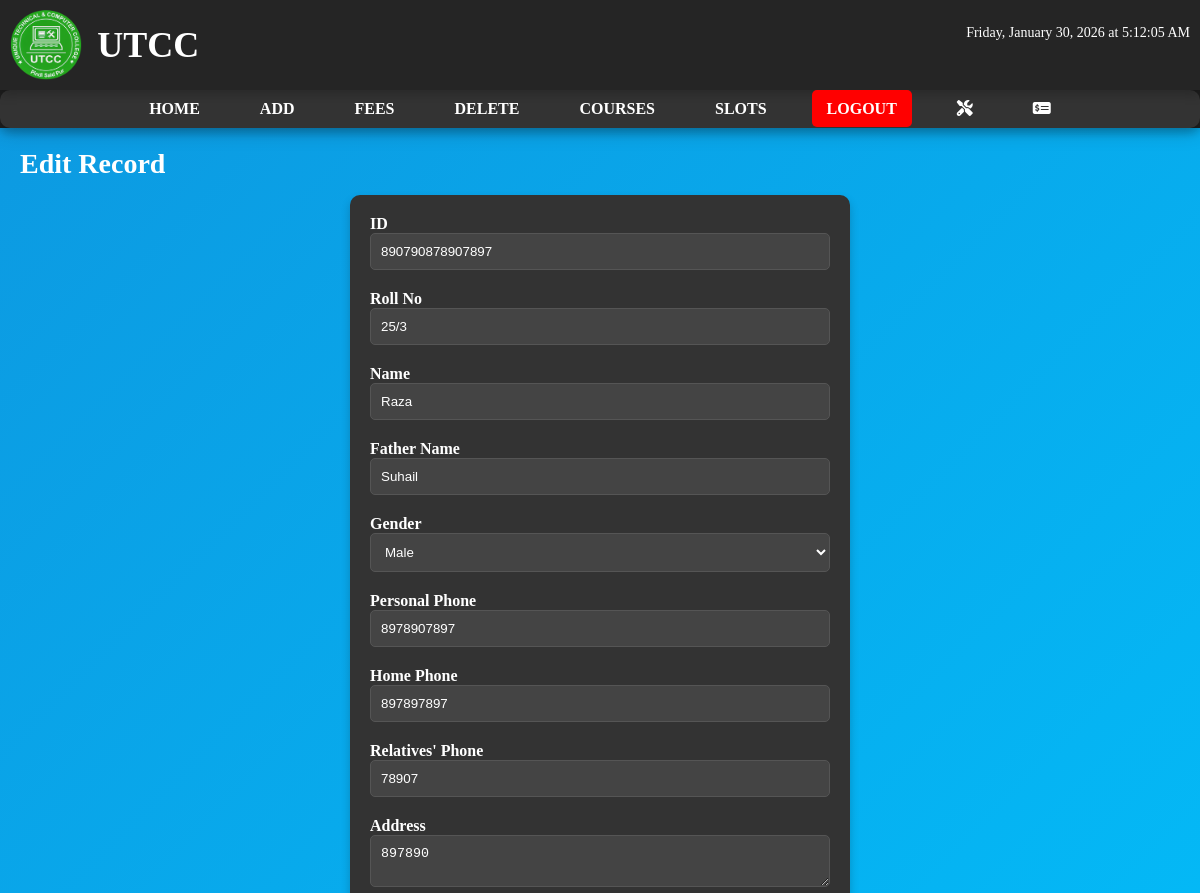
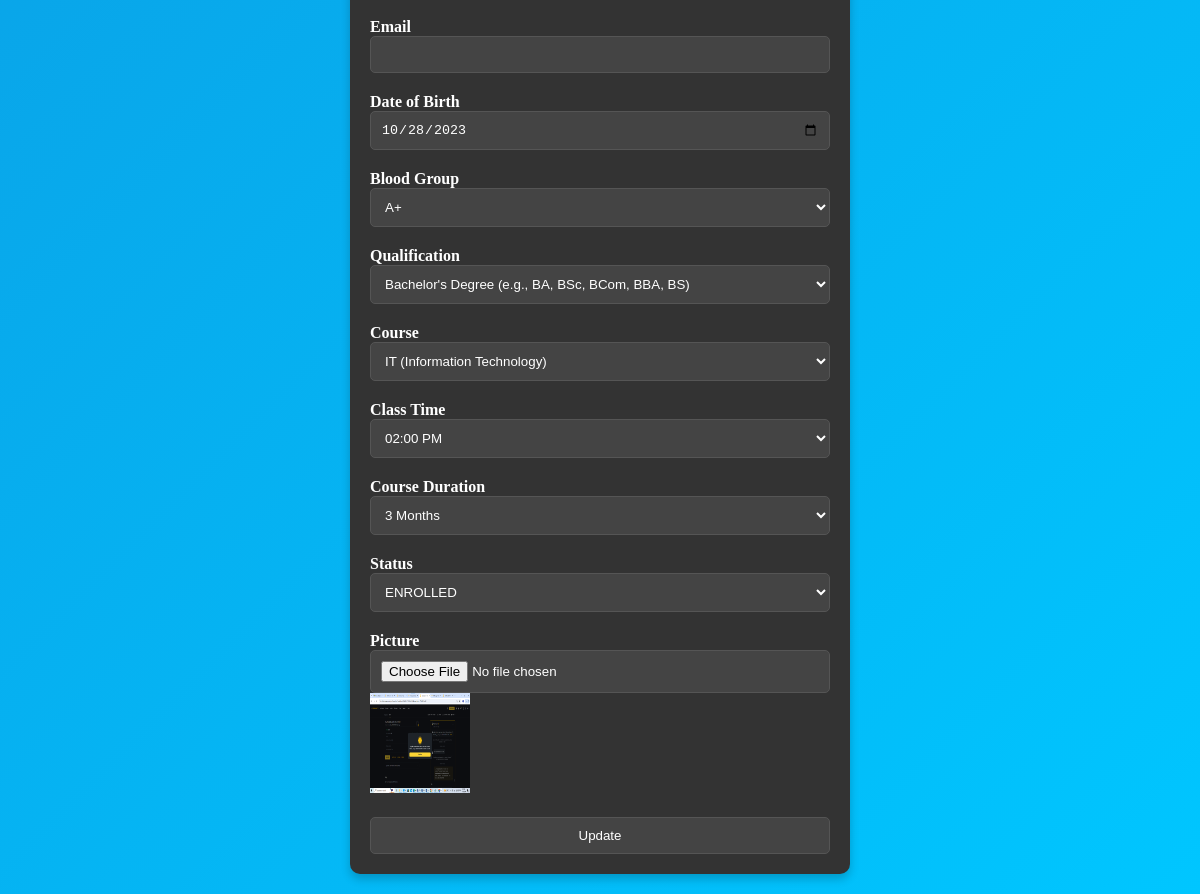
The page /edit.php?id=25/3 (signed in) on the database as committed earlier (2 pictures, top to bottom).
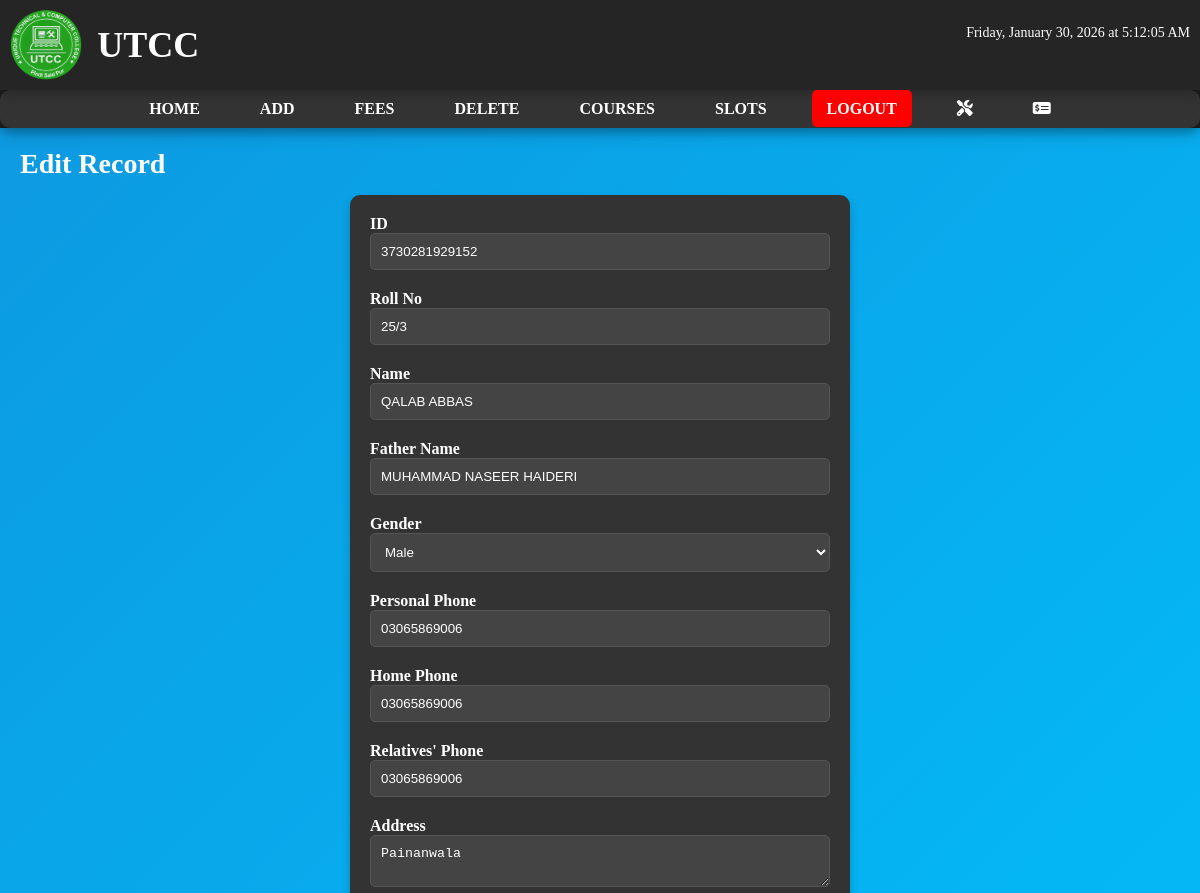
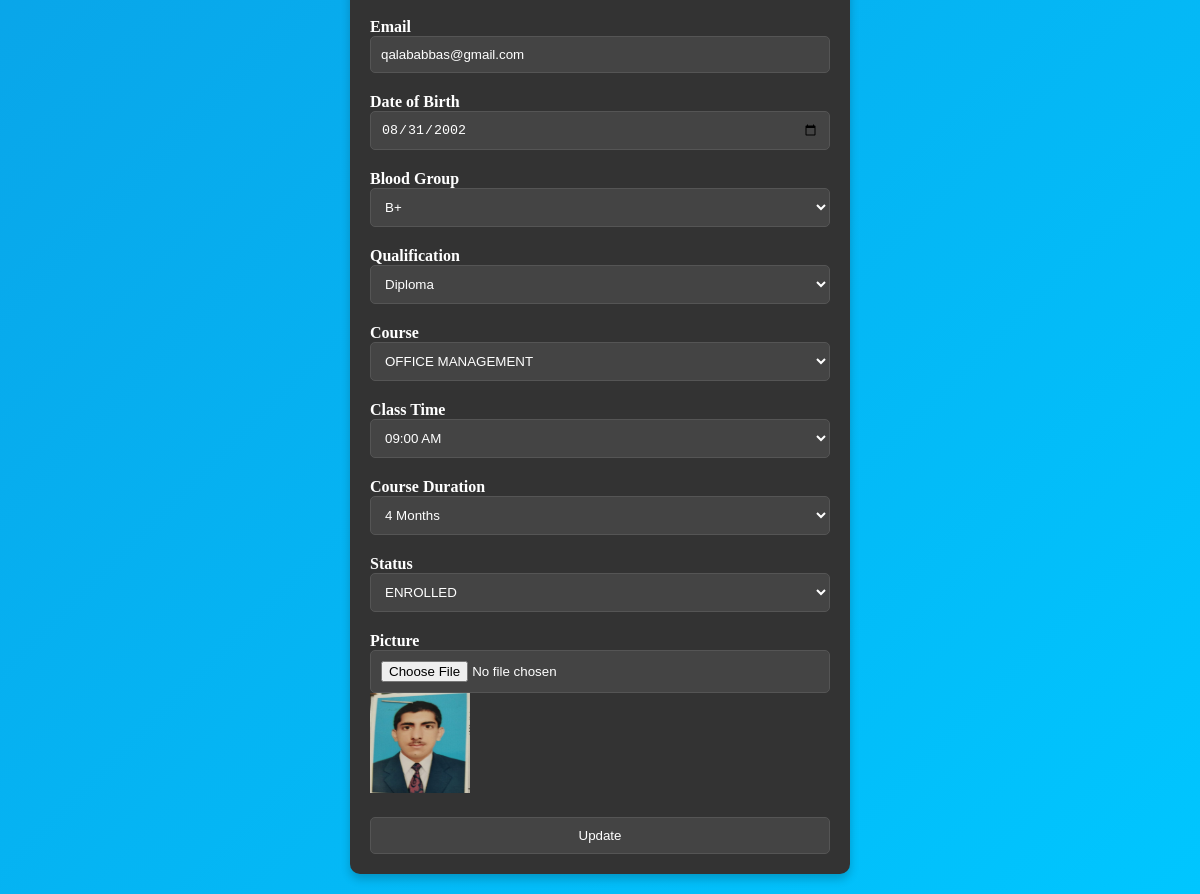
The same page on the database as committed later (2 pictures, top to bottom).
### tables this page shows
CREATE TABLE `student_info` (
  `roll_no` varchar(10) NOT NULL,
  `name` varchar(100) NOT NULL,
  `father_name` varchar(100) NOT NULL,
  `id` varchar(20) DEFAULT NULL,
  `gender` enum('Male','Female','Other') DEFAULT NULL,
  `phone_personal` varchar(15) DEFAULT NULL,
  `phone_home` varchar(15) DEFAULT NULL,
  `phone_relatives` varchar(15) DEFAULT NULL,
  `address` text DEFAULT NULL,
  `email` varchar(100) DEFAULT NULL,
  `date_of_birth` date DEFAULT NULL,
  `pic` varchar(400) DEFAULT NULL,
  `fingerprint` blob DEFAULT NULL,
  `submitted_fees` decimal(10,2) DEFAULT NULL,
  `discounted_fees` decimal(10,2) DEFAULT NULL,
  `admission_date` timestamp NOT NULL DEFAULT current_timestamp(),
  `blood_group_id` int(11) DEFAULT NULL,
  `qualification_id` int(11) DEFAULT NULL,
  `course_id` int(11) DEFAULT NULL,
  `class_time_id` int(11) DEFAULT NULL,
  `course_duration_id` int(11) DEFAULT NULL,
  `status_id` int(11) NOT NULL,
  `RemainingFees` decimal(10,2) DEFAULT 0.00,
  PRIMARY KEY (`roll_no`),
  UNIQUE KEY `id` (`id`),
  KEY `fk_blood_group` (`blood_group_id`),
  KEY `fk_qualification` (`qualification_id`),
  KEY `fk_course` (`course_id`),
  KEY `fk_class_time` (`class_time_id`),
  KEY `fk_course_duration` (`course_duration_id`),
  KEY `fk_status` (`status_id`),
  CONSTRAINT `fk_blood_group` FOREIGN KEY (`blood_group_id`) REFERENCES `blood_groups` (`id`),
  CONSTRAINT `fk_class_time` FOREIGN KEY (`class_time_id`) REFERENCES `class_times` (`id`),
  CONSTRAINT `fk_course` FOREIGN KEY (`course_id`) REFERENCES `courses` (`id`),
  CONSTRAINT `fk_course_duration` FOREIGN KEY (`course_duration_id`) REFERENCES `course_durations` (`id`),
  CONSTRAINT `fk_qualification` FOREIGN KEY (`qualification_id`) REFERENCES `qualifications` (`id`),
  CONSTRAINT `fk_status` FOREIGN KEY (`status_id`) REFERENCES `status` (`status_id`)
);

### edit.php (the view, shortened to what the changed rows need)
<?php
include 'header.php';
?>
<div id="main-content">
    <h2>Edit Record</h2>
    <?php
        include 'db_connection.php';
    $stu_roll_no = $_GET['id'];
        $sql = "SELECT student_info.*, courses.name AS CourseName, class_times.time_slot AS ClassTime,
                       blood_groups.type AS BloodGroup, qualifications.name AS Qualification,
                       course_durations.duration_length AS CourseDuration, status.status_name AS Status
                FROM student_info
                LEFT JOIN courses ON student_info.course_id = courses.id
                LEFT JOIN class_times ON student_info.class_time_id = class_times.id
                LEFT JOIN blood_groups ON student_info.blood_group_id = blood_groups.id
                LEFT JOIN qualifications ON student_info.qualification_id = qualifications.id
                LEFT JOIN course_durations ON student_info.course_duration_id = course_durations.id
                LEFT JOIN status ON student_info.status_id = status.status_id
                WHERE roll_no = '$stu_roll_no'";
        $result = mysqli_query($conn, $sql) or die("Query Unsuccessful.");
        if (mysqli_num_rows($result) > 0) {
            while ($row = mysqli_fetch_assoc($result)) {
                ?>
                <form class="post-form" action="updatedata.php" method="post" enctype="multipart/form-data">
                    <div class="form-group">
                        <label for="id">ID</label>
                        <input type="text" name="id" value="<?php echo $row['id']; ?>" readonly/>
                    </div>
                    <div class="form-group">
                        <label for="roll_no">Roll No</label>
                        <input type="text" name="roll_no" value="<?php echo $row['roll_no']; ?>" readonly/>
                    </div>
                    <div class="form-group">
                        <label for="name">Name</label>
                        <input type="text" name="name" value="<?php echo $row['name']; ?>" />
                    </div>
                    <div class="form-group">
                        <label for="father_name">Father Name</label>
                        <input type="text" name="father_name" value="<?php echo $row['father_name']; ?>" />
                    </div>
                    <div class="form-group">
                        <label for="gender">Gender</label>
                        <select name="gender">
                            <option value="Male" <?php echo ($row['gender'] == 'Male') ? "selected" : ""; ?>>Male</option>
                        </select>
                    </div>
                    <div class="form-group">
                        <label for="phone_personal">Personal Phone</label>
                        <input type="text" name="phone_personal" value="<?php echo $row['phone_personal']; ?>" />
                    </div>
                    <div class="form-group">
                        <label for="phone_home">Home Phone</label>
                        <input type="text" name="phone_home" value="<?php echo $row['phone_home']; ?>" />
                    </div>
                    <div class="form-group">
                        <label for="phone_relatives">Relatives' Phone</label>
                        <input type="text" name="phone_relatives" value="<?php echo $row['phone_relatives']; ?>" />
                    </div>
                    <div class="form-group">
                        <label for="address">Address</label>
                        <textarea name="address"><?php echo $row['address']; ?></textarea>
                    </div>
                    <div class="form-group">
                        <label for="email">Email</label>
                        <input type="email" name="email" value="<?php echo $row['email']; ?>" />
                    </div>
                    <div class="form-group">
                        <label for="date_of_birth">Date of Birth</label>
                        <input type="date" name="date_of_birth" value="<?php echo $row['date_of_birth']; ?>" />
                    </div>
                    <div class="form-group">
                        <label for="blood_group_id">Blood Group</label>
                        <?php
                        $sql_bg = "SELECT * FROM blood_groups";
                        $result_bg = mysqli_query($conn, $sql_bg) or die("Query Unsuccessful.");
                        if (mysqli_num_rows($result_bg) > 0) {
                            echo "<select name='blood_group_id'>";
                            while ($row_bg = mysqli_fetch_assoc($result_bg)) {
                                $selected = ($row['blood_group_id'] == $row_bg['id']) ? "selected" : "";
                                echo "<option {$selected} value='{$row_bg['id']}'>{$row_bg['type']}</option>";
                            }
                            echo "</select>";
                        }
                        ?>
                    </div>
                    <div class="form-group">
                        <label for="qualification_id">Qualification</label>
                        <?php
                        $sql_qual = "SELECT * FROM qualifications";
                        $result_qual = mysqli_query($conn, $sql_qual) or die("Query Unsuccessful.");
                        if (mysqli_num_rows($result_qual) > 0) {
                            echo "<select name='qualification_id'>";
                            while ($row_qual = mysqli_fetch_assoc($result_qual)) {
                                $selected = ($row['qualification_id'] == $row_qual['id']) ? "selected" : "";
                                echo "<option {$selected} value='{$row_qual['id']}'>{$row_qual['name']}</option>";
                            }
                            echo "</select>";
                        }
                        ?>
                    </div>
                    <div class="form-group">
                        <label for="course_id">Course</label>
                        <?php
                        $sql_course = "SELECT * FROM courses";
                        $result_course = mysqli_query($conn, $sql_course) or die("Query Unsuccessful.");
                        if (mysqli_num_rows($result_course) > 0) {
                            echo "<select name='course_id'>";
                            while ($row_course = mysqli_fetch_assoc($result_course)) {
                                $selected = ($row['course_id'] == $row_course['id']) ? "selected" : "";
                                echo "<option {$selected} value='{$row_course['id']}'>{$row_course['name']}</option>";
                            }
                            echo "</select>";
                        }
                        ?>
                    </div>
                    <div class="form-group">
                        <label for="class_time_id">Class Time</label>
                        <?php
                        $sql_class_time = "SELECT * FROM class_times";
                        $result_class_time = mysqli_query($conn, $sql_class_time) or die("Query Unsuccessful.");
                        if (mysqli_num_rows($result_class_time) > 0) {
                            echo "<select name='class_time_id'>";
                            while ($row_class_time = mysqli_fetch_assoc($result_class_time)) {
                                $selected = ($row['class_time_id'] == $row_class_time['id']) ? "selected" : "";
                                echo "<option {$selected} value='{$row_class_time['id']}'>{$row_class_time['time_slot']}</option>";
                            }
                            echo "</select>";
                        }
                        ?>
                    </div>
                    <div class="form-group">
                        <label for="course_duration_id">Course Duration</label>
                        <?php
                        $sql_course_duration = "SELECT * FROM course_durations";
                        $result_course_duration = mysqli_query($conn, $sql_course_duration) or die("Query Unsuccessful.");
                        if (mysqli_num_rows($result_course_duration) > 0) {
                            echo "<select name='course_duration_id'>";
                            while ($row_course_duration = mysqli_fetch_assoc($result_course_duration)) {
                                $selected = ($row['course_duration_id'] == $row_course_duration['id']) ? "selected" : "";
                                echo "<option {$selected} value='{$row_course_duration['id']}'>{$row_course_duration['duration_length']}</option>";
                            }
                            echo "</select>";
                        }
                        ?>
                    </div>
                    <div class="form-group">
                        <label for="status_id">Status</label>
                        <?php
                        $sql_status = "SELECT * FROM status";
                        $result_status = mysqli_query($conn, $sql_status) or die("Query Unsuccessful.");
                        if (mysqli_num_rows($result_status) > 0) {
                            echo "<select name='status_id'>";
                            while ($row_status = mysqli_fetch_assoc($result_status)) {
                                $selected = ($row['status_id'] == $row_status['status_id']) ? "selected" : "";
                                echo "<option {$selected} value='{$row_status['status_id']}'>{$row_status['status_name']}</option>";
                            }
                            echo "</select>";
                        }
                        ?>
                    </div>
                    <div class="form-group">
                        <label for="picture">Picture</label>
                        <input type="file" name="picture" />
                        <?php if (!empty($row['pic'])): ?>
                            <img src="<?php echo $row['pic']; ?>" alt="Student Picture" class="td-img" width=100 height=100>
                        <?php endif; ?>
                    </div>
                    <input class="submit" type="submit" value="Update" />
                </form>
                <?php
            }
    }
    ?>
</div>
</body>
</html>

Rows that differ between the two databases and show on the page:
changed student_info "Male": id "890790878907897" → "3730281929152"; name "Raza" → "QALAB ABBAS"; father_name "Suhail" → "MUHAMMAD NASEER HAIDERI"; phone_personal "8978907897" → "03065869006"; phone_home "897897897" → "03065869006"; phone_relatives "78907" → "03065869006"; address "897890" → "Painanwala"; email (not shown) → "qalababbas@gmail.com"; date_of_birth "10/28/2023" → "08/31/2002"; blood_group_id "A+" → "B+"; qualification_id "Bachelor's Degree (e.g., BA, BSc, BCom, BBA, BS)" → "Diploma"; course_id "IT (Information Technology)" → "OFFICE MANAGEMENT"; class_time_id "02:00 PM" → "09:00 AM"; course_duration_id "3 Months" → "4 Months"; pic: a different picture
